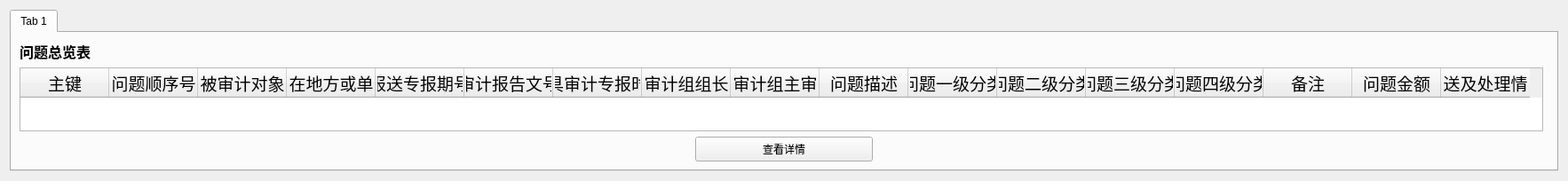
     <widget class="QWidget" name="page_que">
      <layout class="QGridLayout" name="gridLayout_4">
       <item row="0" column="0">
        <widget class="QTabWidget" name="tabWidget">
         <property name="currentIndex">
          <number>0</number>
         </property>
         <widget class="QWidget" name="tab">
          <attribute name="title">
           <string>Tab 1</string>
          </attribute>
          <layout class="QGridLayout" name="gridLayout_14">
           <item row="0" column="0">
            <widget class="QLabel" name="label_2">
             <property name="font">
              <font>
               <pointsize>12</pointsize>
               <weight>75</weight>
               <bold>true</bold>
              </font>
             </property>
             <property name="text">
              <string>问题总览表</string>
             </property>
            </widget>
           </item>
           <item row="2" column="0" colspan="2">
            <layout class="QGridLayout" name="gridLayout_2">
             <item row="1" column="0">
              <widget class="QPushButton" name="pushButton">
               <property name="minimumSize">
                <size>
                 <width>200</width>
                 <height>28</height>
                </size>
               </property>
               <property name="maximumSize">
                <size>
                 <width>200</width>
                 <height>28</height>
                </size>
               </property>
               <property name="focusPolicy">
                <enum>Qt::ClickFocus</enum>
               </property>
               <property name="text">
                <string>查看详情</string>
               </property>
              </widget>
             </item>
            </layout>
           </item>
           <item row="1" column="0">
            <widget class="QTableWidget" name="tableWidget">
             <property name="font">
              <font>
               <pointsize>12</pointsize>
              </font>
             </property>
             <property name="sizeAdjustPolicy">
              <enum>QAbstractScrollArea::AdjustToContents</enum>
             </property>
             <property name="columnCount">
              <number>17</number>
             </property>
             <column>
              <property name="text">
               <string>主键</string>
              </property>
              <property name="font">
               <font>
                <pointsize>14</pointsize>
               </font>
              </property>
             </column>
             <column>
              <property name="text">
               <string>问题顺序号</string>
              </property>
              <property name="font">
               <font>
                <pointsize>14</pointsize>
               </font>
              </property>
             </column>
             <column>
              <property name="text">
               <string>被审计对象</string>
              </property>
              <property name="font">
               <font>
                <pointsize>14</pointsize>
                <weight>50</weight>
                <bold>false</bold>
               </font>
              </property>
             </column>
             <column>
              <property name="text">
               <string>所在地方或单位</string>
              </property>
              <property name="font">
               <font>
                <pointsize>14</pointsize>
               </font>
              </property>
             </column>
             <column>
              <property name="text">
               <string>报送专报期号</string>
              </property>
              <property name="font">
               <font>
                <pointsize>14</pointsize>
               </font>
              </property>
             </column>
             <column>
              <property name="text">
               <string>审计报告文号</string>
              </property>
              <property name="font">
               <font>
                <pointsize>14</pointsize>
               </font>
              </property>
             </column>
             <column>
              <property name="text">
               <string>出具审计专报时间</string>
              </property>
              <property name="font">
               <font>
                <pointsize>14</pointsize>
               </font>
              </property>
             </column>
             <column>
              <property name="text">
               <string>审计组组长</string>
              </property>
              <property name="font">
               <font>
                <pointsize>14</pointsize>
               </font>
              </property>
             </column>
             <column>
              <property name="text">
               <string>审计组主审</string>
              </property>
              <property name="font">
               <font>
                <pointsize>14</pointsize>
               </font>
              </property>
             </column>
             <column>
              <property name="text">
               <string>问题描述</string>
              </property>
              <property name="font">
               <font>
                <pointsize>14</pointsize>
               </font>
              </property>
             </column>
             <column>
              <property name="text">
               <string>问题一级分类</string>
              </property>
              <property name="font">
               <font>
                <pointsize>14</pointsize>
               </font>
              </property>
             </column>
             <column>
              <property name="text">
               <string>问题二级分类</string>
              </property>
              <property name="font">
               <font>
                <pointsize>14</pointsize>
               </font>
              </property>
             </column>
             <column>
              <property name="text">
               <string>问题三级分类</string>
              </property>
              <property name="font">
               <font>
                <pointsize>14</pointsize>
               </font>
              </property>
             </column>
             <column>
              <property name="text">
               <string>问题四级分类</string>
              </property>
              <property name="font">
               <font>
                <pointsize>14</pointsize>
               </font>
              </property>
             </column>
             <column>
              <property name="text">
               <string>备注</string>
              </property>
              <property name="font">
               <font>
                <pointsize>14</pointsize>
               </font>
              </property>
             </column>
             <column>
              <property name="text">
               <string>问题金额</string>
              </property>
              <property name="font">
               <font>
                <pointsize>14</pointsize>
               </font>
              </property>
             </column>
             <column>
              <property name="text">
               <string>移送及处理情况</string>
              </property>
              <property name="font">
               <font>
                <pointsize>14</pointsize>
               </font>
              </property>
             </column>
            </widget>
           </item>
          </layout>
         </widget>
        </widget>
       </item>
      </layout>
     </widget>
